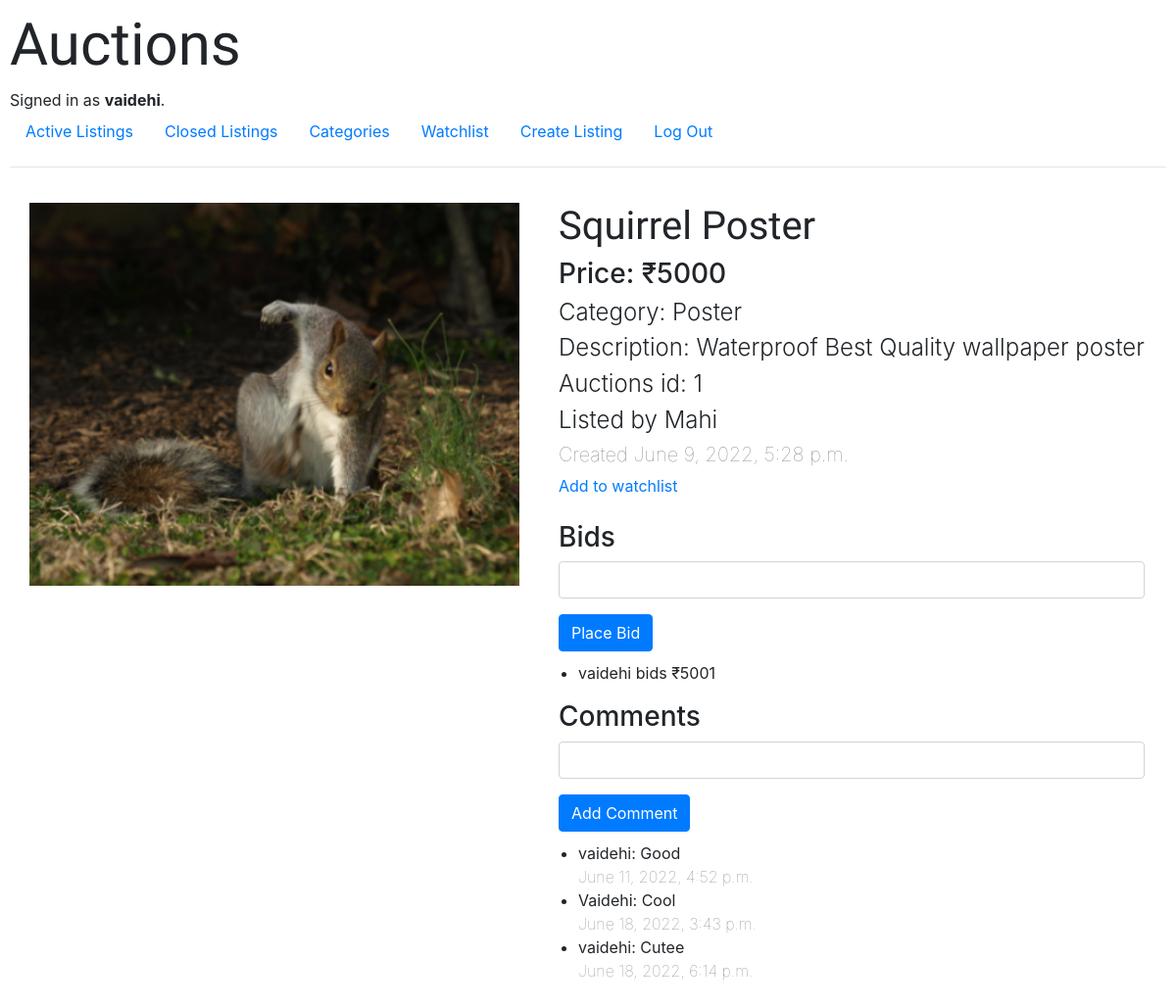
The app's page /listing/1 (signed in) with its own data.
### auctions/models.py (models this page shows, shortened)
class User(AbstractUser):
    def __str__(self):
        return f"{self.id}: {self.first_name} {self.last_name}"

class Listing(models.Model):
    list_id = models.IntegerField(primary_key=True, auto_created=True)
    item = models.CharField(max_length=64)
    price = models.IntegerField()
    lister = models.ForeignKey(User, related_name="listings", on_delete=models.CASCADE)
    item_image = models.ImageField(upload_to='images', null=True, blank=True)
    time_created = models.DateTimeField(auto_now_add=True)
    comments = models.ManyToManyField(Comment)
    bids = models.ManyToManyField(Bid)
    category_name = models.ForeignKey(Category, related_name="listings", null=True, on_delete=models.CASCADE)
    description = models.CharField(max_length=200,null=True)
    watchers = models.ManyToManyField(User, related_name="watchlists")
    is_closed = models.BooleanField(default=False)
    winner = models.ForeignKey(User, related_name="purchases", null=True, on_delete=models.CASCADE)

class Category(models.Model):
    category_name = models.CharField(max_length=64, primary_key=True)

class Bid(models.Model):
    bidId = models.AutoField(primary_key=True, auto_created=True)
    bid_value = models.IntegerField()
    bidder = models.ForeignKey(User, related_name="bids", on_delete=models.CASCADE)
    time_created = models.DateTimeField(auto_now_add=True)

class Comment(models.Model):
    comment_id = models.AutoField(primary_key=True, auto_created=True)
    comment_content = models.CharField(max_length=200)
    commentor = models.ForeignKey(User, related_name="comments", on_delete=models.CASCADE)
    time_created = models.DateTimeField(auto_now_add=True)

### auctions/views.py (the view, shortened to what this page needs)
# urls.py: path("listing/<int:item_id>", views.listing, name="listing"),
def listing(request, item_id):
    if request.user.is_authenticated:
        is_in_watchlist = request.user.watchlists.filter(list_id=item_id).exists()
        details = Listing.objects.get(list_id=item_id)
        comms = details.comments.all()
        return render(request, "auctions/active_listing.html", {
            "details" : details , "comms" : comms, "is_in_watchlist" : is_in_watchlist})

### auctions/templates/auctions/active_listing.html (shortened to what this page needs)
{% extends "auctions/layout.html" %}
{% load static %}
{% block body %}
    <div class="listing_flex">
        <div class="active_listing">
            {% if details.item_image %}
                <img src="{{ details.item_image.url }}" class="image" alt="{{ details.item }}">
            {% else %}
                <img src="{% static 'auctions/default.jpeg' %}" class="image" alt="{{ details.item }}">
            {% endif %}
        </div>
        <div class="active_listing">
            <div>
                <h2> {{ details.item }} </h2>
                <h3> Price: ₹{{ details.price }} </h3>
                <h4> Category: {{ details.category_name.category_name }}</h4>
                <h4> Description: {{ details.description }}</h4>
                <h4> Auctions id: {{ details.list_id }} </h4>
                <h4> Listed by
                {% if details.lister == user %} you
                {% else %} {{ details.lister.username }} </h4>
                {% endif %}
                <h5 class="less-focus"> Created {{ details.time_created }}</h5>
                {% if not is_in_watchlist %}
                    <a href="{% url 'add_to_watchlist' details.list_id %}">Add to watchlist</a>
                {% else %}
                    <a href="{% url 'remove_from_watchlist' details.list_id %}">Remove from watchlist</a>
                {% endif %}
            </div>
            <div>
                <br>
                <h3> Bids </h3>
                {% if details.is_closed != True %}
                    {% if user != details.lister %}
                    <form action="{% url 'add_bid' details.list_id %}" method="post">
                        <div class="form-group">
                            <input type="text" class="form-control" name="bid_value">
                        </div>
                        <input type="submit" class="btn btn-primary" value="Place Bid">
                    </form>
                    {% endif %}
                {% endif %}
                <ul class="content_list">
                    {% for bid in details.bids.all %}
                       <li> {{ bid.bidder.username }} bids ₹{{ bid.bid_value }} </li>
                    {% endfor %}
                </ul>
            </div>
            <div>
                <h3> Comments </h3>
                <form action="{% url 'add_comment' details.list_id %}" method="post">
                    <div class="form-group">
                        <input type="text" class="form-control" name="comment_data">
                    </div>
                    <input type="submit" class="btn btn-primary" value="Add Comment">
                </form>
                <ul class="content_list">
                    {% for comment in comms %}
                    <li>
                        {{ comment.commentor.username }}: {{ comment.comment_content }}<br>
                        <span class="less-focus"> {{ comment.time_created }} </span>
                    </li>
                    {% endfor %}
                </ul>
            </div>
        </div>
    </div>
{% endblock %}

### auctions/templates/auctions/layout.html (shortened to what this page needs)
{% load static %}
<!DOCTYPE html>
<html lang="en">
    <head>
        <link rel="stylesheet" href="https://stackpath.bootstrapcdn.com/bootstrap/4.4.1/css/bootstrap.min.css">
        <link rel="stylesheet" type="text/css" href="{% static '/auctions/styles.css' %}">
    </head>
    <body>
        <h1>Auctions</h1>
        {% if user.is_authenticated %}
            Signed in as <strong>{{ user.username }}</strong>.
        {% else %}
            Not signed in.
        {% endif %}
        <ul class="nav">
            <li class="nav-item">
                <a class="nav-link" href="{% url 'index' %}">Active Listings</a>
            </li>
            <li class="nav-item">
                <a class="nav-link" href="{% url 'closed_listings' %}">Closed Listings</a>
            </li>
            {% if user.is_authenticated %}
                <li class="nav-item">
                    <a class="nav-link" href="{% url 'categories' %}">Categories</a>
                </li>
                <li class="nav-item">
                    <a class="nav-link" href="{% url 'watchlist' %}">Watchlist</a>
                </li>
                <li class="nav-item">
                    <a class="nav-link" href="{% url 'create_listing' %}">Create Listing</a>
                </li>
                <li class="nav-item">
                    <a class="nav-link" href="{% url 'logout' %}">Log Out</a>
                </li>
            {% endif %}
        </ul>
        <hr>
        {% block body %}
        {% endblock %}
    </body>
</html>

### static/auctions/styles.css (style rules this page uses)
h1 { font-size: 60px; font-family: 'Lobster', cursive; }
h2 { font-size: 40px; font-family: 'Lobster', cursive; }
body { padding: 10px; }
.listing_flex { display: flex; flex-wrap: wrap; justify-content: left; align-content: left; }
.active_listing { padding: 20px; }
h4 { font-weight: 350; }
img { width: 230px; height: 230px; padding: 0px; }
.image { width: 500px; height: auto; }
.content_list { padding-top: 10px; margin-left: -20px; }
.less-focus { font-weight: lighter; color: gray; }

### records on screen
User: username "vaidehi"
Listing: item_image (picture), item "Squirrel Poster", price "5000", category_name.category_name "Poster", description "Waterproof Best Quality wallpaper poster", list_id "1", lister.username "Mahi", time_created "June 9, 2022, 5:28 p.m."
Bid: bidder.username "vaidehi", bid_value "5001"
Comment: commentor.username "vaidehi", comment_content "Good", time_created "June 11, 2022, 4:52 p.m."
Comment: commentor.username "Vaidehi", comment_content "Cool", time_created "June 18, 2022, 3:43 p.m."
Comment: commentor.username "vaidehi", comment_content "Cutee", time_created "June 18, 2022, 6:14 p.m."
